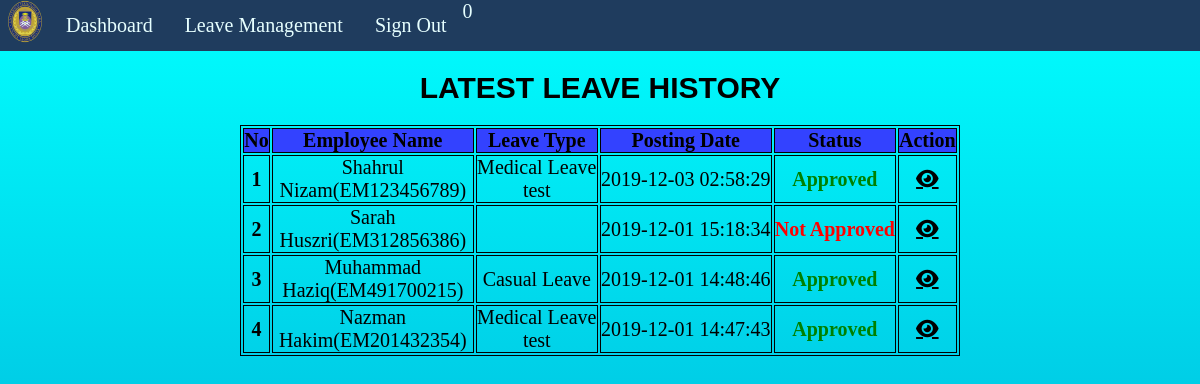
/headadmin/dashboard.php (signed in), run on the app's committed database.
### tables this page shows
CREATE TABLE `tblleaves` (
  `id` int(11) NOT NULL,
  `LeaveType` varchar(110) NOT NULL,
  `ToDate` varchar(120) NOT NULL,
  `FromDate` varchar(120) NOT NULL,
  `Description` mediumtext NOT NULL,
  `PostingDate` timestamp NOT NULL DEFAULT CURRENT_TIMESTAMP,
  `AdminRemark` mediumtext,
  `AdminRemarkDate` varchar(120) DEFAULT NULL,
  `Status` int(1) NOT NULL,
  `StatusHead` int(1) NOT NULL,
  `IsRead` int(1) NOT NULL,
  `IsReadHead` int(1) NOT NULL,
  `empid` int(11) DEFAULT NULL
);

CREATE TABLE `tblemployees` (
  `id` int(11) NOT NULL,
  `EmpId` varchar(100) NOT NULL,
  `FirstName` varchar(150) NOT NULL,
  `LastName` varchar(150) NOT NULL,
  `EmailId` varchar(200) NOT NULL,
  `Password` varchar(180) NOT NULL,
  `Gender` varchar(100) NOT NULL,
  `Dob` varchar(100) NOT NULL,
  `Department` varchar(255) NOT NULL,
  `Position` varchar(100) NOT NULL,
  `Address` varchar(255) NOT NULL,
  `City` varchar(200) NOT NULL,
  `Country` varchar(150) NOT NULL,
  `Phonenumber` char(11) NOT NULL,
  `Status` int(1) NOT NULL,
  `RegDate` timestamp NOT NULL DEFAULT CURRENT_TIMESTAMP
);

### headadmin/dashboard.php (the view, shortened to what this page needs)
<?php
    include('includes/config.php');
    if(strlen($_SESSION['alogin'])==0)
    {
        header('location:index.php');
    }
    else{
?>
<!DOCTYPE html>
<html lang="en">
    <head>
    </head>
    <body>
        <?php include('includes/sidebar.php');?>
            <main class="mn-inner">
                <div class="card-content">
                    <center><h3>LATEST LEAVE HISTORY</h3>
                    <table >
                        <thead>
                            <tr>
                                <th>No</th>
                                <th width="200">Employee Name</th>
                                <th width="120">Leave Type</th>
                                <th width="170">Posting Date</th>
                                <th align="center">Status</th>
                                <th align="center">Action</th>
                            </tr>
                        </thead>
                        <tbody>
                            <?php $sql = "SELECT tblleaves.id as lid,tblemployees.FirstName,tblemployees.LastName,tblemployees.EmpId,tblemployees.id,tblleaves.LeaveType,tblleaves.PostingDate,tblleaves.StatusHead from tblleaves join tblemployees on tblleaves.empid=tblemployees.id order by lid desc limit 6";
                            $query = $dbh -> prepare($sql);
                            $query->execute();
                            $results=$query->fetchAll(PDO::FETCH_OBJ);
                            $cnt=1;
                            if($query->rowCount() > 0)
                            {
                                foreach($results as $result)
                                { ?>
                                    <tr>
                                        <td> <b><?php echo htmlentities($cnt);?></b></td>
                                        <td><?php echo htmlentities($result->FirstName." ".$result->LastName);?>(<?php echo htmlentities($result->EmpId);?>)</a></td>
                                        <td><?php echo htmlentities($result->LeaveType);?></td>
                                        <td><?php echo htmlentities($result->PostingDate);?></td>
                                        <td><?php $stats=$result->StatusHead;
                                            if($stats==1)
                                            {?>
                                                <span style="color: green"><b>Approved</b></span>
                                                <?php
                                            } if($stats==2)
                                            { ?>
                                                <span style="color: red"><b>Not Approved</b></span>
                                                <?php
                                            } if($stats==0)
                                            { ?>
                                                <span style="color: blue"><b>Waiting For Approval</b></span>
                                                <?php
                                            } ?>
                                        </td>
                                        <td><a href="leave-details.php?leaveid=<?php echo htmlentities($result->lid);?>" style="color: black" class='fas'>&#xf06e;</a></td>
                                    </tr>
                                    <?php $cnt++;
                                }
                            }?>
                        </tbody>
                    </table>
                </div>
            </main>
    </body>
</html>
<?php } ?>

### headadmin/dashboard.php (style rules this page uses)
h3 { padding: 10px; margin: 10px; font-family: Impact,Charcoal,sans-serif; font-size: 30px; }
table, th, td { border: 1px solid black; }
body { background: linear-gradient(to bottom, #00ffff 0%, #0099cc 100%); background-size: cover; background-attachment: fixed; font-size: 20px; }
th { background-color: #3342FF; color: black; }
td { text-align: center; }

### headadmin/includes/sidebar.php (style rules this page uses)
* { margin: 0; padding: 0; }

### data on the page
tblleaves: tblemployees.FirstName+LastName "Shahrul Nizam", tblemployees.EmpId "EM123456789", LeaveType "Medical Leave test", PostingDate "2019-12-03 02:58:29", StatusHead "Approved"
tblleaves: tblemployees.FirstName+LastName "Sarah Huszri", tblemployees.EmpId "EM312856386", PostingDate "2019-12-01 15:18:34", StatusHead "Not Approved"
tblleaves: tblemployees.FirstName+LastName "Muhammad Haziq", tblemployees.EmpId "EM491700215", LeaveType "Casual Leave", PostingDate "2019-12-01 14:48:46", StatusHead "Approved"
tblleaves: tblemployees.FirstName+LastName "Nazman Hakim", tblemployees.EmpId "EM201432354", LeaveType "Medical Leave test", PostingDate "2019-12-01 14:47:43", StatusHead "Approved"

### other printed values
$unreadcount "0"
